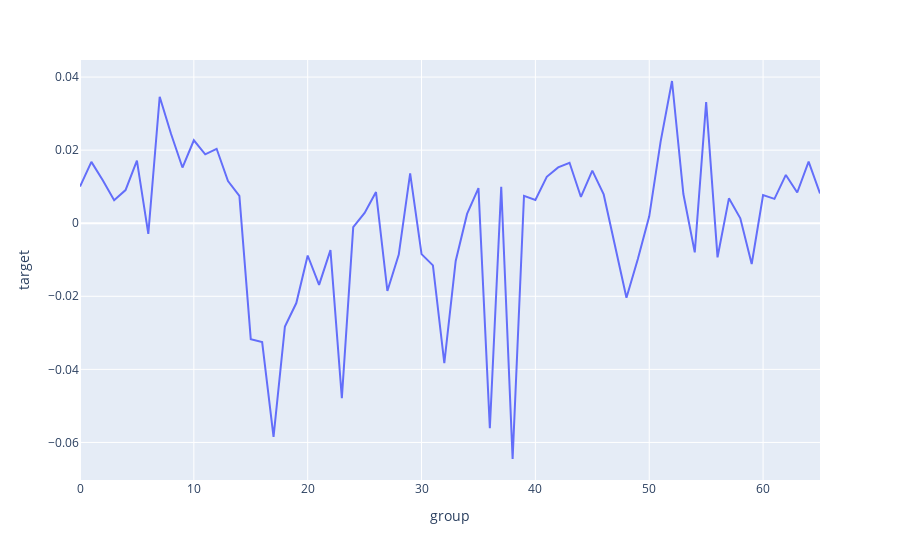

Notebook code cell kept with this figure:
### Code cell
train_data["group"] = train_data["id"].apply(lambda x: x//10000)
train_data_for_plot = train_data[['group', 'target']].groupby('group').mean().reset_index()
px.line(train_data_for_plot, x='group', y='target')

### Figure 1 — Plotly figure (JSON) as saved in the notebook; plotly's stock layout.template omitted (floating-point values rounded to 4 significant figures)
{"data": [{"hovertemplate": "group=%{x}<br>target=%{y}<extra></extra>", "legendgroup": "", "line": {"color": "#636efa", "dash": "solid"}, "marker": {"symbol": "circle"}, "mode": "lines", "name": "", "orientation": "v", "showlegend": false, "type": "scatter", "x": [0, 1, 2, 3, 4, 5, 6, 7, 8, 9, 10, 11, 12, 13, 14, 15, 16, 17, 18, 19, 20, 21, 22, 23, 24, 25, 26, 27, 28, 29, 30, 31, 32, 33, 34, 35, 36, 37, 38, 39, 40, 41, 42, 43, 44, 45, 46, 47, 48, 49, 50, 51, 52, 53, 54, 55, 56, 57, 58, 59, 60, 61, 62, 63, 64, 65], "xaxis": "x", "y": [0.01004, 0.01679, 0.01175, 0.006281, 0.009064, 0.01713, -0.002906, 0.03462, 0.02441, 0.01523, 0.02269, 0.01884, 0.02037, 0.01152, 0.007452, -0.03173, -0.03253, -0.05847, -0.02825, -0.02185, -0.008839, -0.01687, -0.007368, -0.04787, -0.001081, 0.002801, 0.008521, -0.01855, -0.008577, 0.01363, -0.008461, -0.01153, -0.03831, -0.01032, 0.002544, 0.009607, -0.05613, 0.009981, -0.06453, 0.007466, 0.006365, 0.01271, 0.01529, 0.01655, 0.007186, 0.0144, 0.007877, -0.006379, -0.02041, -0.009783, 0.001874, 0.02234, 0.03892, 0.007986, -0.007972, 0.03314, -0.009331, 0.006807, 0.001344, -0.01116, 0.007692, 0.006659, 0.01321, 0.008404, 0.01686, 0.008162], "yaxis": "y"}], "layout": {"autosize": true, "legend": {"tracegroupgap": 0}, "margin": {"t": 60}, "xaxis": {"anchor": "y", "autorange": true, "domain": [0, 1], "range": [0, 65], "title": {"text": "group"}, "type": "linear"}, "yaxis": {"anchor": "x", "autorange": true, "domain": [0, 1], "range": [-0.07028, 0.04467], "title": {"text": "target"}, "type": "linear"}}}
